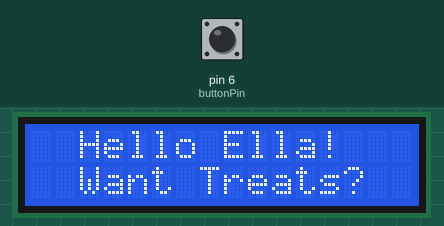
This sketch was run on a simulated Arduino Uno, built with avr-gcc and run on an emulated ATmega328P. Shown: 16×2 character LCD. The test bench sets the inputs (shaded band); at power-on: pin 6 (buttonPin) LOW. What the sketch prints to the serial monitor is not drawn.

Above: at 1.1 s.
At 3.2 s:
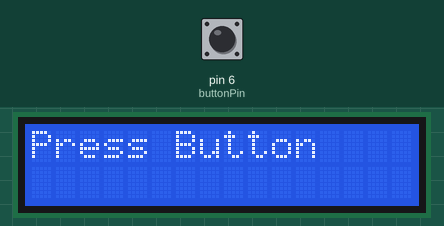
3.3 s: pin 6 (buttonPin) pulled HIGH for 0.15 s
At 3.9 s:
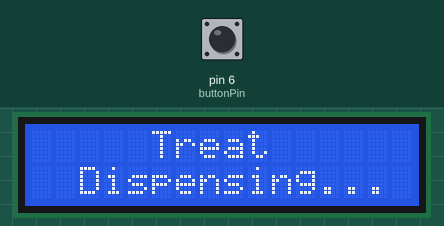
At 4.9 s:
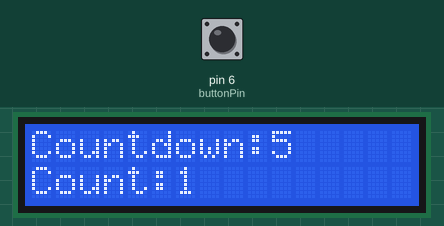
Timing chart, 0 to 6.4 s (numbered marks = the images above; inputs shaded):
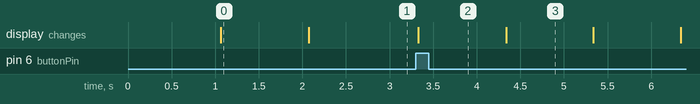

The sketch:

test_Hello_Ella.ino
```cpp
/*
  Beginning to test displaying data on LCD for Ella's treat box

 This sketch prints will welcome Ella to the treat dispensor and
 will count how many times she presses the button.

 Initial credit to hello world example, I am modifying it for my needs.


  The circuit:
 See fritzing drawing

 */
// include the library code:
#include <LiquidCrystal.h>

// Button setup
const int  buttonPin = 6;

// Variables will change:
int buttonPushCounter = 0;   // counter for the number of button presses
int buttonState = 0;         // current state of the button
int lastButtonState = 0;     // previous state of the button

// initialize the library with the numbers of the interface pins
LiquidCrystal lcd(12, 11, 5, 4, 3, 2);

void setup() {
  // initialize the button pin as a input:
  pinMode(buttonPin, INPUT);
  Serial.begin(9600);
  // set up the LCD's number of columns and rows:
  lcd.begin(16, 2);
  // Print greeting message to the LCD.
  lcd.setCursor(2, 0);
  lcd.print("Hello Ella!");
  delay(1000);
  lcd.setCursor(2, 1);
  lcd.print("Want Treats?");
  delay(1000);
  lcd.setCursor(0, 0);
  PRESSBUTTON:lcd.print("Press button");
  lcd.setCursor(0, 1);
  // Clear the bottom LCD row
  lcd.print("                ");
}

void loop() {
  PRESSBUTTON:lcd.clear();
  lcd.print("Press Button");
  delay(70);
  // set the cursor to column 0, line 1
  // (note: line 1 is the second row, since counting begins with 0):
  lcd.setCursor(0, 1);
  // read the pushbutton input pin:
  buttonState = digitalRead(buttonPin);
  // compare the buttonState to its previous state
  if (buttonState != lastButtonState) {
    // if the state has changed, increment the counter
    if (buttonState == HIGH) {
      lcd.clear();
      lcd.setCursor(5, 0);
      lcd.print("Treat");
      lcd.setCursor(2, 1);
      lcd.print("Dispensing...");
      delay(1000);
      lcd.clear();
      // if the current state is HIGH then the button
      // went from off to on:
      buttonPushCounter++;
      Serial.println("on");
      lcd.setCursor(0, 1);
      lcd.print("Count:");
      lcd.setCursor(6, 1);
      lcd.print(buttonPushCounter);
      int countDown = 6;
      lcd.setCursor(0, 0);
      lcd.print("Countdown:");
      lcd.setCursor(10, 0);
      lcd.print(countDown);
      do
      {
        countDown--;
        lcd.setCursor(10, 0);
        lcd.print(countDown);
        delay(1000);
      } while (countDown > 0);
     goto PRESSBUTTON;
    } else {
      // if the current state is LOW then the button
      // wend from on to off:
      Serial.println("off");
    }
    // Delay a little bit to avoid bouncing
    delay(50);
  }
  // save the current state as the last state,
  //for next time through the loop
  lastButtonState = buttonState;

}
```

Measured:
- after the input at 3.3 s, the display: changes at once (image 2)
- what the display in image 0 shows lasts 1.0 s, from 1.1 s to 2.1 s
